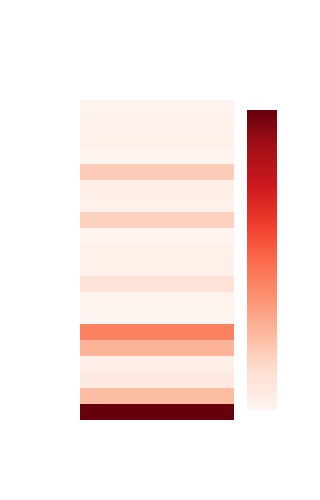

Write notebook code for a chart like this one.
### Code cell
# NOTA UM
import plotly.graph_objects as go
import pandas as pd


# Pivot the data for heatmap
heatmap_data = df_words_1.pivot(index='token', columns='nota', values='token_frequency').fillna(0)

# Create the heatmap
fig = go.Figure(data=go.Heatmap(
    z=heatmap_data.values,  # Frequency matrix
    x=heatmap_data.columns,  # Grades (x-axis)
    y=heatmap_data.index,    # Tokens (y-axis)
    colorscale='Reds',       # Heatmap color scale
    #colorbar=dict(title="Frequência"),  # Colorbar title
    hoverongaps=False,       # Ensure no gaps show on hover
    hovertemplate=(
        "Token: %{y}<br>" + #Exibir título pelo Streamlit, q aí fica título pra cada coluna
        "Frequência: %{z}<extra></extra>"
    )
))

# Update layout for better visualization
fig.update_layout(
   # title="20 Tokens Mais Frequentes", >> Por título no streamlit
    height=500,  # Adjust height to make the heatmaps narrow
    width=300,  # Adjust width for each heatmap ....  * len(grades)
    template="plotly_white",
    plot_bgcolor="rgba(0, 0, 0, 0)",  # Transparent plot background
    paper_bgcolor="rgba(0, 0, 0, 0)",  # Transparent outer background
    font=dict(color="white")  # White font for all text
)
#fig.update_yaxes(title="Tokens", automargin=True)
fig.update_xaxes(title="", showticklabels=False)

# Show the figure
fig.show()

### Figure 1 — Plotly figure (JSON) as saved in the notebook; plotly's stock layout.template omitted (floating-point values rounded to 4 significant figures)
{"data": [{"colorscale": [[0, "rgb(255,245,240)"], [0.125, "rgb(254,224,210)"], [0.25, "rgb(252,187,161)"], [0.375, "rgb(252,146,114)"], [0.5, "rgb(251,106,74)"], [0.625, "rgb(239,59,44)"], [0.75, "rgb(203,24,29)"], [0.875, "rgb(165,15,21)"], [1, "rgb(103,0,13)"]], "hoverongaps": false, "hovertemplate": "Token: %{y}<br>Frequência: %{z}<extra></extra>", "type": "heatmap", "x": [1], "y": ["azulejos", "belém", "bibiana", "cambará", "casarões", "cidade", "maior", "medidas", "municipal", "palacete", "patrimônio", "perderam", "prefeitura", "proteção", "roubos", "situação", "ter", "valiosos", "vandalismo", "xix"], "z": [[739], [249], [132], [115], [271], [369], [91], [97], [163], [111], [107], [96], [204], [110], [119], [215], [96], [110], [101], [97]]}], "layout": {"font": {"color": "white"}, "height": 500, "paper_bgcolor": "rgba(0, 0, 0, 0)", "plot_bgcolor": "rgba(0, 0, 0, 0)", "width": 300, "xaxis": {"showticklabels": false, "title": {"text": ""}}}}
